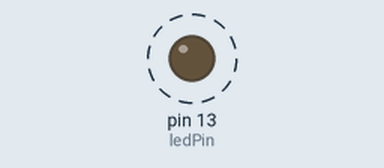
The sketch below on a simulated Arduino Uno, built with avr-gcc and run on an emulated ATmega328P. Shown: output pins drawn as LEDs (lit = HIGH). Dashed ring = blinking.

Above: at 0.15 s.
Timing chart, 0 to 3.0 s (numbered marks = the images above):
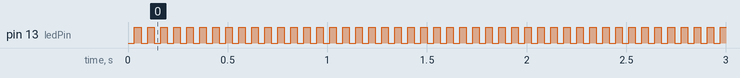

Measured:
- by itself, pin 13 (ledPin): alternates HIGH for 0.03 s and LOW for 0.03 s
- by itself, everything shown: repeats every 3.9 s, in 12 steps

The sketch:

Timer_overflow_counter_interrupt.ino
```cpp
/* a sketch that blinks the on-board LED (the one tied to D13) on the Arduino UNO using timer overflow.
 * I adjusted the overflow frequency because 1 millisecond would be too fast for our eyes to see.
 * To slow down the timer, we need to increase the divisor value, this is done by writing to the TCCR2B register.
 * With a 16Mhz clock, 2^8 or 256 timer counts & a divisor of 1024 the overflow time is 16.384mS
 * so as the ledPin state cycle is two overflow periods or 33.668mS the LED flashes at 29.7Hz i.e. quite visible
*/
const int ledPin = 13; //digital pin 13, or D13, or Port B5
                       //The const keyword stands for constant. It is a variable qualifier that modifies the behavior
                       //of the variable, making it "read-only".  Preferred to #define method.
volatile byte state = LOW; //volatile stores state in SRAM not a CPU register

void setup() {
   pinMode(ledPin, OUTPUT);
   TIMSK2 = (TIMSK2 & B11111110) | 0x01; //Bit 0 of TIMSK2 (Timer 2 Interrupt Mask register)
                                         //TOIE: Timer/Counter2, Overflow Interrupt Enable
                                         //use mask so that only the least significant bit is affected

   TCCR2B = (TCCR2B & B11111000) | 0x07; //Bits 2:0 – CS2[2:0]: Clock Select of TCCR2B (Timer 2 Control Register B)
                                         //use mask so that only the least three significant bits
                                         //are affected. 0x07 = clkI/O/1024 (From prescaler)

}

void loop() {
   digitalWrite(ledPin, state); //write state to ledPin
}

ISR(TIMER2_OVF_vect){  //ISR triggered when Timer/Counter2 overflows
   state = !state;     //toggle variable state
}
```
